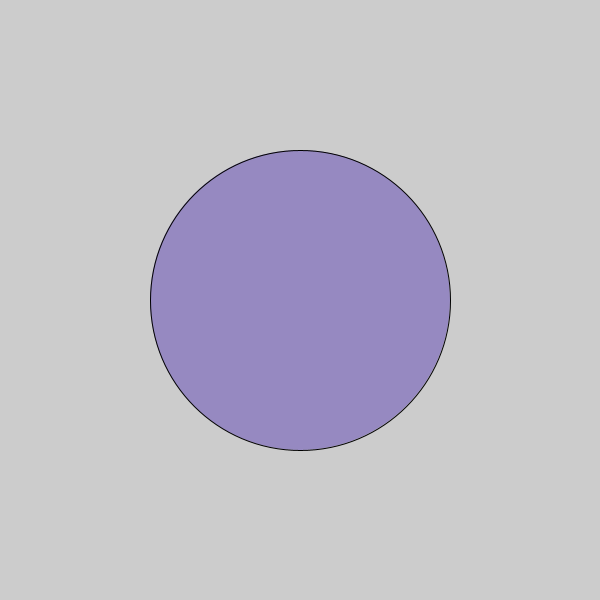
Frame 1 (no input)
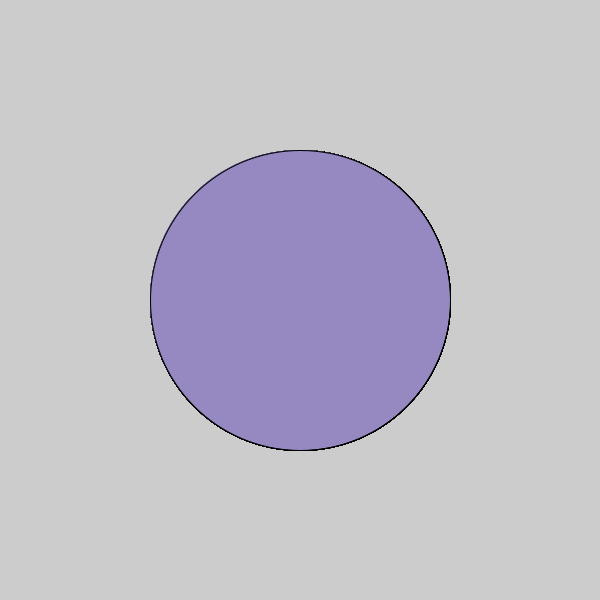
Frame 60 (the mouse pressed at the canvas centre just before this capture)
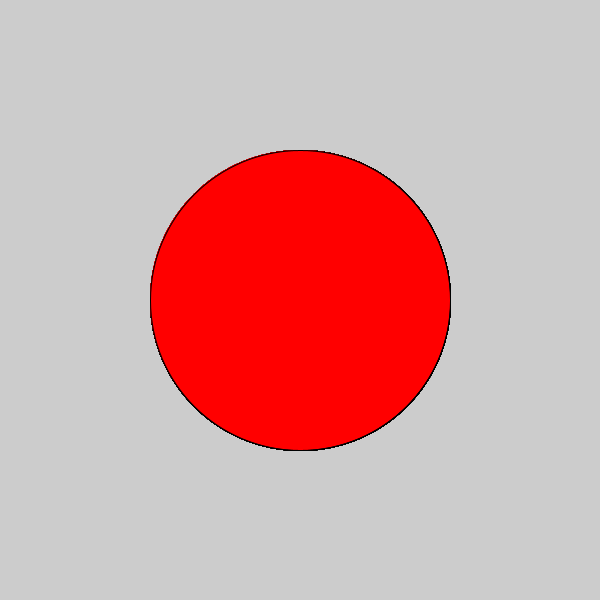
Frame 120 (the mouse held since frame 60 and released just before this capture)

The Processing sketch that drew these frames (run headless with seeded random() and noise(); from frame 60 on, the mouse is pressed at the canvas centre):

// Processing sketch: Logical_Dot
// ── Logical_Dot.pde


void setup() {
 size(600,600); 
}

void draw() {
   if(mousePressed){
  fill(#FF0000);
   }
  else{
    fill(#9689C1);
  }
 ellipse(300,300,300,300);


}
